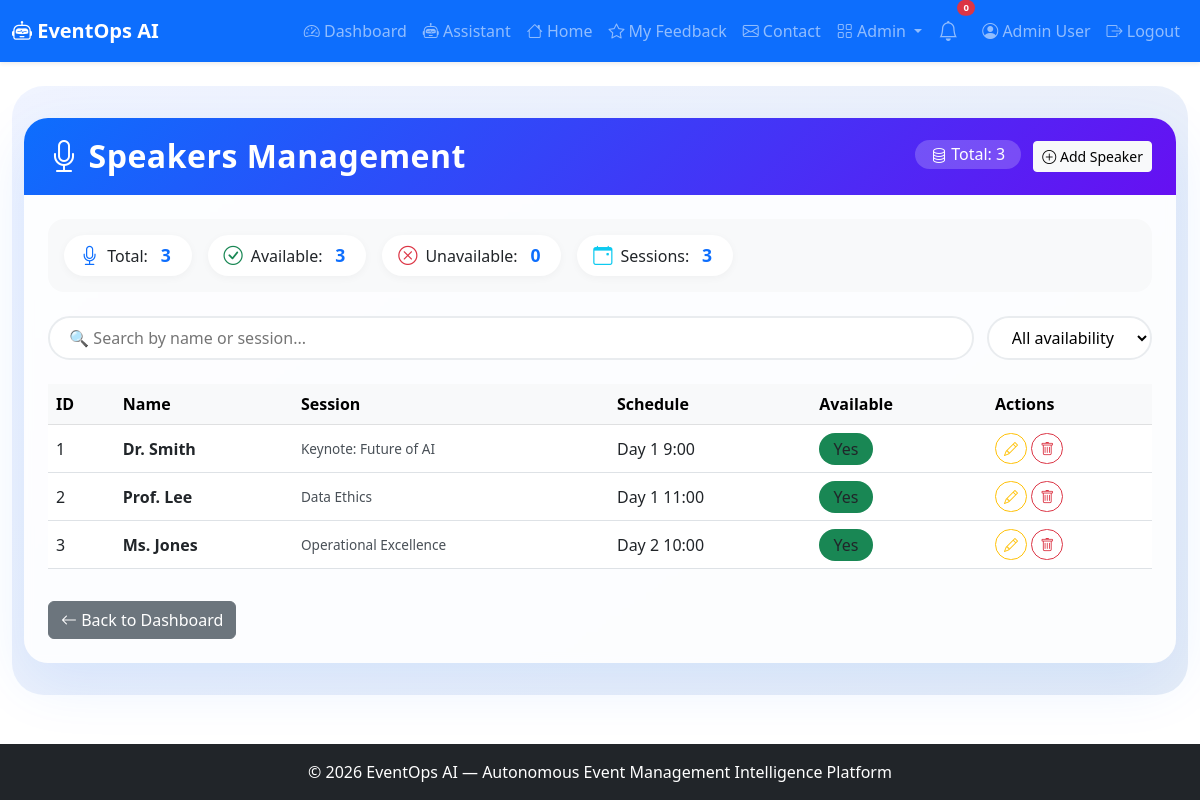
Screenshot of /admin/speakers (signed in) with the database file from the repository.
### app.py (models this page shows, shortened)
class User(UserMixin, db.Model):
    id = db.Column(db.Integer, primary_key=True)
    name = db.Column(db.String(100), nullable=False)
    email = db.Column(db.String(100), unique=True, nullable=False)
    password_hash = db.Column(db.String(200), nullable=False)
    role = db.Column(db.String(20), default='user')
    created_at = db.Column(db.DateTime, default=lambda: datetime.now(timezone.utc))

class Speaker(db.Model):
    id = db.Column(db.Integer, primary_key=True)
    name = db.Column(db.String(100), nullable=False)
    bio = db.Column(db.Text)
    session_title = db.Column(db.String(200))
    schedule = db.Column(db.String(100))
    availability = db.Column(db.Boolean, default=True)
    created_at = db.Column(db.DateTime, default=lambda: datetime.now(timezone.utc))

### app.py (the view)
@app.route('/admin/speakers')
@login_required
def admin_speakers():
    if current_user.role != 'admin':
        abort(403)
    speakers = Speaker.query.all()
    return render_template('admin_speakers.html', speakers=speakers)

### app.py (called while the page is built)
@login_manager.user_loader
def load_user(user_id):
    return User.query.get(int(user_id))

### templates/admin_speakers.html (shortened to what this page needs)
{% extends "base.html" %}
{% block content %}
<div class="admin-wrapper">
    <div class="container-fluid">
        <div class="card admin-card">
            <div class="card-header d-flex flex-wrap justify-content-between align-items-center">
                <h2 class="mb-0"><i class="bi bi-mic me-2"></i>Speakers Management</h2>
                <div>
                    <span class="total-badge"><i class="bi bi-database"></i> Total: {{ speakers|length }}</span>
                    <a href="{{ url_for('admin_speaker_add') }}" class="btn btn-light btn-sm ms-2">
                        <i class="bi bi-plus-circle"></i> Add Speaker
                    </a>
                </div>
            </div>
            <div class="card-body">
                <div class="stats-row">
                    <div class="stat-item"><i class="bi bi-mic"></i> Total: <span class="stat-num">{{ speakers|length }}</span></div>
                    <div class="stat-item"><i class="bi bi-check-circle text-success"></i> Available: <span class="stat-num">{{ speakers|selectattr('availability', 'equalto', True)|list|length }}</span></div>
                    <div class="stat-item"><i class="bi bi-x-circle text-danger"></i> Unavailable: <span class="stat-num">{{ speakers|selectattr('availability', 'equalto', False)|list|length }}</span></div>
                    <div class="stat-item"><i class="bi bi-calendar-event text-info"></i> Sessions: <span class="stat-num">{{ speakers|map(attribute='session_title')|select('!=', None)|list|length }}</span></div>
                </div>
                <div class="filter-bar">
                    <input type="text" id="searchSpeaker" class="search-box" placeholder="🔍 Search by name or session...">
                    <select id="filterAvailability" class="filter-select">
                        <option value="">All availability</option>
                    </select>
                </div>
                <div class="table-responsive">
                    <table class="table table-hover align-middle" id="speakerTable">
                        <thead class="table-light">
                            <tr>
                                <th>ID</th>
                                <th>Name</th>
                                <th>Session</th>
                                <th>Schedule</th>
                                <th>Available</th>
                                <th>Actions</th>
                            </tr>
                        </thead>
                        <tbody>
                            {% for speaker in speakers %}
                            <tr data-name="{{ speaker.name|lower }}"
                                data-session="{{ speaker.session_title|lower if speaker.session_title else '' }}"
                                data-available="{{ speaker.availability|string|lower }}">
                                <td>{{ speaker.id }}</td>
                                <td><strong>{{ speaker.name }}</strong></td>
                                <td>
                                    <div class="session-preview" title="{{ speaker.session_title or 'No session' }}">
                                        {{ speaker.session_title or '—' }}
                                    </div>
                                </td>
                                <td>{{ speaker.schedule or '—' }}</td>
                                <td>
                                    <span class="badge-status bg-{{ 'success' if speaker.availability else 'danger' }}">
                                        {{ 'Yes' if speaker.availability else 'No' }}
                                    </span>
                                </td>
                                <td>
                                    <a href="{{ url_for('admin_speaker_edit', speaker_id=speaker.id) }}" class="btn btn-sm btn-outline-warning"><i class="bi bi-pencil"></i></a>
                                    <a href="{{ url_for('admin_speaker_delete', speaker_id=speaker.id) }}" class="btn btn-sm btn-outline-danger" onclick="return confirm('Delete this speaker?')"><i class="bi bi-trash"></i></a>
                                </td>
                            </tr>
                            {% endfor %}
                        </tbody>
                    </table>
                </div>
                <div class="mt-3">
                    <a href="{{ url_for('dashboard') }}" class="btn btn-secondary">
                        <i class="bi bi-arrow-left"></i> Back to Dashboard
                    </a>
                </div>
            </div>
        </div>
    </div>
</div>
{% endblock %}

### templates/base.html (shortened to what this page needs)
<!DOCTYPE html>
<html lang="en">
<head>
    <link href="https://cdn.jsdelivr.net/npm/bootstrap@5.3.0/dist/css/bootstrap.min.css" rel="stylesheet">
    <link rel="stylesheet" href="https://cdn.jsdelivr.net/npm/bootstrap-icons@1.11.0/font/bootstrap-icons.css">
    <link rel="stylesheet" href="{{ url_for('static', filename='css/style.css') }}">
</head>
<body>
    <nav class="navbar navbar-expand-lg navbar-dark bg-primary shadow-sm">
        <div class="container-fluid">
            <a class="navbar-brand fw-bold" href="{{ url_for('index') }}">
                <i class="bi bi-robot"></i> EventOps AI
            </a>
            <div class="collapse navbar-collapse" id="navbarNav">
                <ul class="navbar-nav ms-auto align-items-lg-center">
                    {% if current_user.is_authenticated %}
                        <li class="nav-item">
                            <a class="nav-link" href="{{ url_for('dashboard') }}">
                                <i class="bi bi-speedometer2"></i> Dashboard
                            </a>
                        </li>
                        <li class="nav-item">
                            <a class="nav-link" href="{{ url_for('assistant_page') }}">
                                <i class="bi bi-robot"></i> Assistant
                            </a>
                        </li>
                        <li class="nav-item">
                            <a class="nav-link" href="{{ url_for('index') }}">
                                <i class="bi bi-house"></i> Home
                            </a>
                        </li>
                    <li class="nav-item">
                         <a class="nav-link" href="{{ url_for('feedback_list') }}">
                            <i class="bi bi-star"></i> My Feedback
                         </a>
                    </li>
                        <li class="nav-item">
                            <a class="nav-link" href="{{ url_for('contact') }}">
                                <i class="bi bi-envelope"></i> Contact
                            </a>
                        </li>
                        {% if current_user.role == 'admin' %}
                        <li class="nav-item dropdown">
                            <a class="nav-link dropdown-toggle" href="#" role="button" data-bs-toggle="dropdown">
                                <i class="bi bi-grid"></i> Admin
                            </a>
                        </li>
                        {% endif %}
                        <li class="nav-item position-relative me-2">
                            <a class="nav-link" href="#" title="Notifications" data-bs-toggle="dropdown">
                                <i class="bi bi-bell fs-5"></i>
                                <span class="position-absolute top-0 start-100 translate-middle badge rounded-pill bg-danger" style="font-size:0.6rem;">
                                    0
                                </span>
                            </a>
                        </li>
                        <li class="nav-item">
                            <a class="nav-link" href="{{ url_for('profile') }}">
                                <i class="bi bi-person-circle"></i> {{ current_user.name }}
                            </a>
                        </li>
                        <li class="nav-item">
                            <a class="nav-link" href="{{ url_for('logout') }}">
                                <i class="bi bi-box-arrow-right"></i> Logout
                            </a>
                        </li>
                    {% endif %}
                </ul>
            </div>
        </div>
    </nav>
    <main class="container-fluid py-4">
        {% block content %}{% endblock %}
    </main>
    <footer class="footer bg-dark text-white py-3 mt-4">
        <div class="container text-center">
            <span>© 2026 EventOps AI — Autonomous Event Management Intelligence Platform</span>
        </div>
    </footer>
</body>
</html>

### static/css/style.css (style rules this page uses)
body { padding-bottom: 60px; }
.footer { position: fixed; bottom: 0; width: 100%; }

### templates/admin_speakers.html (style rules this page uses)
.admin-wrapper { background: linear-gradient(145deg, #f0f4ff 0%, #e6edf7 100%); padding: 2rem 0; border-radius: 2rem; }
.admin-card { border: none; border-radius: 1.5rem; box-shadow: 0 20px 60px rgba(13, 110, 253, 0.10); background: rgba(255, 255, 255, 0.85); backdrop-filter: blur(4px); overflow: hidden; }
.admin-card .card-header { background: linear-gradient(135deg, #0d6efd, #6610f2); color: white; padding: 1.2rem 1.5rem; border: none; }
.admin-card .card-header h2 { font-weight: 700; letter-spacing: 0.5px; }
.admin-card .card-body { padding: 1.5rem; }
.stats-row { display: flex; flex-wrap: wrap; gap: 1rem; margin-bottom: 1.5rem; background: #f8f9fa; border-radius: 1rem; padding: 1rem; }
.stats-row .stat-item { display: flex; align-items: center; gap: 0.5rem; background: white; padding: 0.4rem 1rem; border-radius: 50px; box-shadow: 0 2px 8px rgba(0,0,0,0.04); }
.stats-row .stat-item i { font-size: 1.2rem; color: #0d6efd; }
.stats-row .stat-item .stat-num { font-weight: 700; color: #0d6efd; font-size: 1.1rem; margin: 0 0.3rem; }
.filter-bar { display: flex; flex-wrap: wrap; gap: 0.8rem; margin-bottom: 1.5rem; }
.filter-bar .search-box { flex: 1; min-width: 200px; border-radius: 50px; border: 2px solid #e9ecef; padding: 0.5rem 1.2rem; transition: all 0.2s; background: white; }
.filter-bar .filter-select { border-radius: 50px; border: 2px solid #e9ecef; padding: 0.5rem 1.2rem; background: white; transition: all 0.2s; min-width: 140px; }
.table-hover tbody tr { transition: all 0.2s ease; }
.badge-status { padding: 0.3rem 0.9rem; border-radius: 30px; font-weight: 500; }
.btn-outline-primary, .btn-outline-warning, .btn-outline-danger { border-radius: 30px; transition: all 0.2s; }
.total-badge { background: rgba(255,255,255,0.2); padding: 0.2rem 1rem; border-radius: 30px; font-weight: 500; }
.session-preview { font-size: 0.85rem; color: #495057; max-width: 180px; white-space: nowrap; overflow: hidden; text-overflow: ellipsis; }

### rows the page displays
User: name "Admin User"
Speaker: id "1", name "Dr. Smith", session_title "Keynote: Future of AI", schedule "Day 1 9:00", availability "Yes"
Speaker: id "2", name "Prof. Lee", session_title "Data Ethics", schedule "Day 1 11:00", availability "Yes"
Speaker: id "3", name "Ms. Jones", session_title "Operational Excellence", schedule "Day 2 10:00", availability "Yes"

### other values shown
{{ speakers|length }} "3"
{{ speakers|selectattr('availability', 'equalto', True)|list|length }} "3"
{{ speakers|selectattr('availability', 'equalto', False)|list|length }} "0"
{{ speakers|map(attribute='session_title')|select('!=', None)|list|length }} "3"
